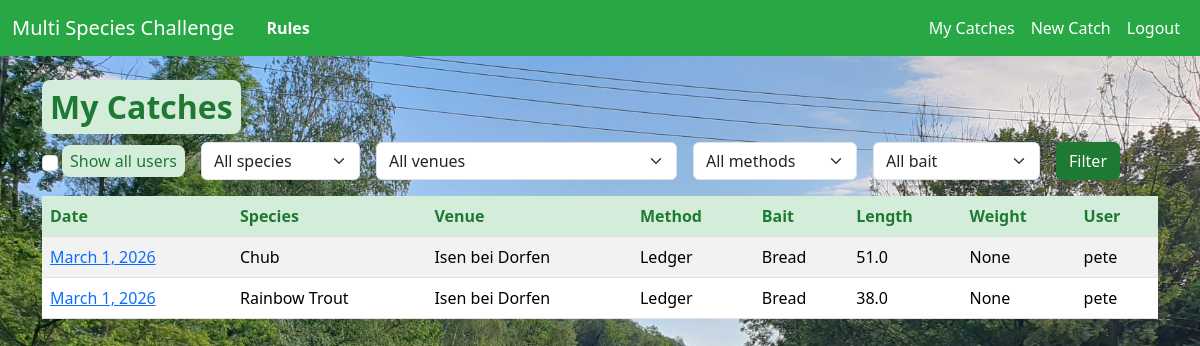
/catch/ (signed in), run on the app's committed database.
### catch/models.py (models this page shows, shortened)
class Catch(models.Model):
    user = models.ForeignKey(settings.AUTH_USER_MODEL, on_delete=models.CASCADE)
    date = models.DateField()
    species = models.ForeignKey(Species, on_delete=models.PROTECT)
    venue = models.ForeignKey(Venue, on_delete=models.PROTECT)
    method = models.ForeignKey(Method, on_delete=models.PROTECT)
    bait = models.ForeignKey(Bait, on_delete=models.PROTECT)
    length = TolerantDecimalField(max_digits=4, decimal_places=1, blank=True, null=True)
    weight = models.DecimalField(max_digits=6, decimal_places=2, blank=True, null=True)
    picture = models.ImageField(upload_to='catch_pics/', blank=True, null=True)
    comments = models.TextField(blank=True, null=True)
    class Meta:
        ordering = ['-date']

class Species(models.Model):
    name = models.CharField(max_length=50, unique=True)
    class Meta:
        ordering = ['name']

class Venue(models.Model):
    name = models.CharField(max_length=50, unique=True)
    class Meta:
        ordering = ['name']

class Method(models.Model):
    name = models.CharField(max_length=50, unique=True)
    class Meta:
        ordering = ['name']

class Bait(models.Model):
    name = models.CharField(max_length=50, unique=True)
    class Meta:
        ordering = ['name']

### catch/views.py (the view)
# urls.py: path('', CatchListView.as_view(), name='catch_list'),
class CatchListView(LoginRequiredMixin, ListView):
    model = Catch
    template_name = 'catch/catch_list.html'
    context_object_name = 'catches'
    paginate_by = 20
    def get_queryset(self):
        show_all = self.request.GET.get('all') == '1'
        if show_all:
            qs = Catch.objects.all()
        else:
            qs = Catch.objects.filter(user=self.request.user)
        species = self.request.GET.get('species')
        venue = self.request.GET.get('venue')
        method = self.request.GET.get('method')
        bait = self.request.GET.get('bait')
        length = self.request.GET.get('length')
        if species:
            qs = qs.filter(species_id=species)
        if venue:
            qs = qs.filter(venue_id=venue)
        if method:
            qs = qs.filter(method_id=method)
        if bait:
            qs = qs.filter(bait_id=bait)
        if length:
            try:
                qs = qs.filter(length=float(length))
            except (ValueError, TypeError):
                pass
        return qs
    def get_context_data(self, **kwargs):
        ctx = super().get_context_data(**kwargs)
        ctx['species_choices'] = Species.objects.all()
        ctx['venue_choices'] = Venue.objects.all()
        ctx['method_choices'] = Method.objects.all()
        ctx['bait_choices'] = Bait.objects.all()
        ctx['current_filters'] = {
            'species': self.request.GET.get('species', ''),
            'venue': self.request.GET.get('venue', ''),
            'method': self.request.GET.get('method', ''),
            'bait': self.request.GET.get('bait', ''),
            'length': self.request.GET.get('length', ''),
            'all': self.request.GET.get('all', ''),
        }
        ctx['show_all'] = self.request.GET.get('all') == '1'
        return ctx

### catch/context_processors.py (called while the page is built)
def random_background(request):
    if 'background' not in request.session:
        images_dir = os.path.join(settings.BASE_DIR, 'static', 'images', 'fishing')
        try:
            pics = [f for f in os.listdir(images_dir) if os.path.isfile(os.path.join(images_dir, f))]
        except FileNotFoundError:
            pics = []
        if pics:
            choice = random.choice(pics)
            request.session['background'] = f'images/fishing/{choice}'
    return {'random_bg': request.session.get('background', '')}

### catch/models.py (called while the page is built)
    def from_db_value(self, value, expression, connection):
        if value is None:
            return None
        try:
            return self.to_python(value)
        except (TypeError, InvalidOperation, ValueError):
            return None

### catch/templates/catch/catch_list.html (shortened to what this page needs)
{% extends 'base.html' %}
{% block content %}
<h2>{% if show_all %}All Catches{% else %}My Catches{% endif %}</h2>
<form method="get" class="row g-3 mb-3">
  <div class="col-auto d-flex align-items-center">
    <input type="checkbox" name="all" value="1" id="id_all" class="form-check-input" {% if current_filters.all == '1' %}checked{% endif %}>
    <label for="id_all" class="form-check-label ms-1">Show all users</label>
  </div>
  <div class="col-auto">
    <select name="species" class="form-select">
      <option value="">All species</option>
    </select>
  </div>
  <div class="col-auto">
    <select name="venue" class="form-select">
      <option value="">All venues</option>
    </select>
  </div>
  <div class="col-auto">
    <select name="method" class="form-select">
      <option value="">All methods</option>
    </select>
  </div>
  <div class="col-auto">
    <select name="bait" class="form-select">
      <option value="">All bait</option>
    </select>
  </div>
  <div class="col-auto">
    <button class="btn btn-primary" type="submit">Filter</button>
  </div>
</form>
<table class="table table-striped">
    <thead>
        <tr>
            <th>Date</th>
            <th>Species</th>
            <th>Venue</th>
            <th>Method</th>
            <th>Bait</th>
            <th>Length</th>
            <th>Weight</th>
            <th>User</th>
        </tr>
    </thead>
    <tbody>
        {% for catch in catches %}
        <tr>
          <td><a href="{% url 'catch_detail' catch.pk %}">{{ catch.date }}</a></td>
          <td>{{ catch.species.name }}</td>
          <td>{{ catch.venue.name }}</td>
          <td>{{ catch.method.name }}</td>
          <td>{{ catch.bait.name }}</td>
          <td>{{ catch.length }}</td>
          <td>{{ catch.weight }}</td>
          <td>{{ catch.user.username }}</td>
        </tr>
        {% empty %}
        <tr><td colspan="8">No catches recorded.</td></tr>
        {% endfor %}
    </tbody>
</table>
{% endblock %}

### static/css/site.css (style rules this page uses)
:root { --bs-primary: #28a745; --bs-secondary: #6c757d; --bs-success: #28a745; --header-color: #1e7a33; --bs-info: #17a2b8; --bs-warning: #ffc107; --bs-danger: #dc3545; --bs-light: #f8f9fa; --bs-dark: #343a40; }
html, body { height: 100%; margin: 0; padding: 0; }
body { background-color: #f4fef4; background-size: cover; background-repeat: no-repeat; background-position: center center; background-attachment: fixed; min-height: 100vh; }
.content label, .content .form-label, .content .form-check-label, .content .form-control-label { color: var(--header-color) !important; font-weight: 500; background-color: #d4edda !important; padding: 0.25rem 0.5rem !important; display: inline-block !important; border-radius: 0.5rem !important; }
.content h1, .content h2, .content h3, .content h4, .content h5, .content h6 { color: var(--header-color) !important; font-weight: 600; background-color: #d4edda !important; padding: 0.5rem !important; display: inline-block !important; border-radius: 0.5rem !important; }
.content th { color: var(--header-color) !important; font-weight: 600; background-color: #d4edda !important; padding: 0.5rem !important; }
.btn-primary { background-color: var(--header-color) !important; border-color: var(--header-color) !important; color: #fff !important; }

### data on the page
Catch: date "March 1, 2026", species.name "Chub", venue.name "Isen bei Dorfen", method.name "Ledger", bait.name "Bread", length "51.0", weight "None", user.username "pete"
Catch: date "March 1, 2026", species.name "Rainbow Trout", venue.name "Isen bei Dorfen", method.name "Ledger", bait.name "Bread", length "38.0", weight "None", user.username "pete"
